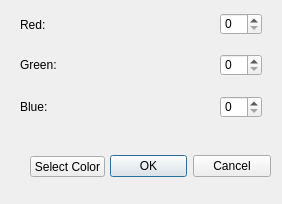
<?xml version="1.0" encoding="UTF-8"?>
<ui version="4.0">
 <class>ColorSelectDialog</class>
 <widget class="QDialog" name="ColorSelectDialog">
  <property name="geometry">
   <rect>
    <x>0</x>
    <y>0</y>
    <width>282</width>
    <height>204</height>
   </rect>
  </property>
  <property name="windowTitle">
   <string>Change Color</string>
  </property>
  <widget class="QDialogButtonBox" name="buttonBox">
   <property name="geometry">
    <rect>
     <x>110</x>
     <y>150</y>
     <width>161</width>
     <height>32</height>
    </rect>
   </property>
   <property name="orientation">
    <enum>Qt::Horizontal</enum>
   </property>
   <property name="standardButtons">
    <set>QDialogButtonBox::Cancel|QDialogButtonBox::Ok</set>
   </property>
  </widget>
  <widget class="QLabel" name="label">
   <property name="geometry">
    <rect>
     <x>20</x>
     <y>18</y>
     <width>47</width>
     <height>13</height>
    </rect>
   </property>
   <property name="text">
    <string>Red:</string>
   </property>
  </widget>
  <widget class="QLabel" name="label_2">
   <property name="geometry">
    <rect>
     <x>20</x>
     <y>58</y>
     <width>47</width>
     <height>13</height>
    </rect>
   </property>
   <property name="text">
    <string>Green:</string>
   </property>
  </widget>
  <widget class="QLabel" name="label_3">
   <property name="geometry">
    <rect>
     <x>20</x>
     <y>100</y>
     <width>47</width>
     <height>13</height>
    </rect>
   </property>
   <property name="text">
    <string>Blue:</string>
   </property>
  </widget>
  <widget class="QSpinBox" name="redSpinBox">
   <property name="geometry">
    <rect>
     <x>220</x>
     <y>13</y>
     <width>42</width>
     <height>22</height>
    </rect>
   </property>
   <property name="maximum">
    <number>255</number>
   </property>
  </widget>
  <widget class="QSpinBox" name="greenSpinBox">
   <property name="geometry">
    <rect>
     <x>220</x>
     <y>54</y>
     <width>42</width>
     <height>22</height>
    </rect>
   </property>
   <property name="maximum">
    <number>255</number>
   </property>
  </widget>
  <widget class="QSpinBox" name="blueSpinBox">
   <property name="geometry">
    <rect>
     <x>220</x>
     <y>96</y>
     <width>42</width>
     <height>22</height>
    </rect>
   </property>
   <property name="maximum">
    <number>255</number>
   </property>
  </widget>
  <widget class="QPushButton" name="colorSelectorPushButton">
   <property name="geometry">
    <rect>
     <x>30</x>
     <y>156</y>
     <width>75</width>
     <height>21</height>
    </rect>
   </property>
   <property name="text">
    <string>Select Color</string>
   </property>
  </widget>
 </widget>
 <resources/>
 <connections>
  <connection>
   <sender>buttonBox</sender>
   <signal>accepted()</signal>
   <receiver>ColorSelectDialog</receiver>
   <slot>accept()</slot>
   <hints>
    <hint type="sourcelabel">
     <x>248</x>
     <y>254</y>
    </hint>
    <hint type="destinationlabel">
     <x>157</x>
     <y>274</y>
    </hint>
   </hints>
  </connection>
  <connection>
   <sender>buttonBox</sender>
   <signal>rejected()</signal>
   <receiver>ColorSelectDialog</receiver>
   <slot>reject()</slot>
   <hints>
    <hint type="sourcelabel">
     <x>316</x>
     <y>260</y>
    </hint>
    <hint type="destinationlabel">
     <x>286</x>
     <y>274</y>
    </hint>
   </hints>
  </connection>
 </connections>
</ui>
